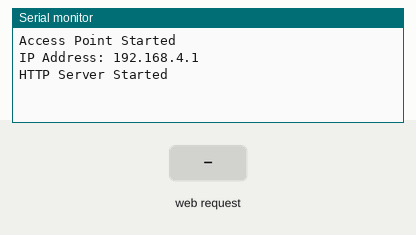
A sketch run on a simulated ESP32. Shown: the last lines printed to the serial monitor. Inputs (shaded band) come from the test bench.

Above: at 1.2 s.
1.3 s: HTTP request GET /control?cmd=1 received
At 1.8 s:
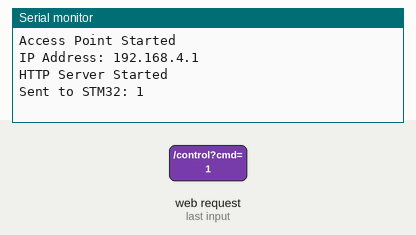
2.8 s: HTTP request GET /control?cmd=0 received
At 4.1 s:
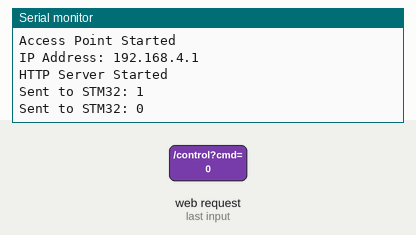

Measured:
- after the input at 1.3 s, the serial monitor: prints a new line at once (image 1)
- after the input at 2.8 s, the serial monitor: prints a new line at once (image 2)

The sketch:

Humi.ino
```cpp
#include <WiFi.h>
#include <WebServer.h>
#include "control_page.h" // ไฟล์ที่เก็บหน้า index_html

const char* ssid = "Humi_Robot";
const char* password = "12345678";

WebServer server(80);

void setup() {
  Serial.begin(115200);

  // สื่อสารกับ STM32: ขา 16(RX), 17(TX) ความเร็ว 115200
  Serial2.begin(115200, SERIAL_8N1, 16, 17);

  // ตั้งค่า Access Point
  WiFi.softAP(ssid, password);
  Serial.println("Access Point Started");
  Serial.print("IP Address: ");
  Serial.println(WiFi.softAPIP());

  // หน้าหลัก
  server.on("/", []() {
    // ตรวจสอบว่าใน control_page.h ใช้ชื่อตัวแปรว่า index_html หรือ MAIN_page
    // ถ้าใช้ตามโค้ด UI ที่ผมส่งให้ก่อนหน้า ให้เปลี่ยนเป็น index_html ครับ
    server.send(200, "text/html", index_html);
  });

  // --- ส่วนรับคำสั่งควบคุมแบบรวมศูนย์ (ตามที่ UI ส่งมา) ---
  server.on("/control", []() {
    if (server.hasArg("cmd")) {
      String cmd = server.arg("cmd");

      // ส่งคำสั่งออกไปหา STM32
      Serial2.print(cmd);

      // Debug ดูใน Serial Monitor ของ ESP32
      Serial.print("Sent to STM32: ");
      Serial.println(cmd);
    }
    server.send(200, "text/plain", "OK");
  });

  server.begin();
  Serial.println("HTTP Server Started");
}

void loop() {
  server.handleClient();
}
```

control_page.h
```cpp
const char index_html[] PROGMEM = R"rawliteral(
<!DOCTYPE html>
<html>
<head>
    <meta charset="UTF-8">
    <meta name="viewport" content="width=device-width, initial-scale=1.0, maximum-scale=1.0, user-scalable=no">
    <style>
        :root {
            --bg: #0d1117;
            --card: #161b22;
            --text: #c9d1d9;
            --accent: #58a6ff;
            --auto-color: #a371f7;
            --joy-bg: #21262d;
            --status-ok: #3fb950;
        }

        * {
            -webkit-tap-highlight-color: transparent;
            -webkit-touch-callout: none;
            -webkit-user-select: none;
            -web-kit-user-select: none;
            user-select: none;
            box-sizing: border-box;
        }

        body {
            font-family: -apple-system, BlinkMacSystemFont, 'Segoe UI', Roboto, sans-serif;
            background-color: var(--bg);
            color: var(--text);
            margin: 0;
            display: flex;
            flex-direction: column;
            align-items: center;
            height: 100vh;
            overflow: hidden;
        }

        header {
            width: 100%;
            padding: 15px 0;
            background-color: var(--card);
            border-bottom: 1px solid #30363d;
            text-align: center;
        }

        .logo{ margin:0; font-size:22px; letter-spacing:1px; font-weight:700; }
        .logo span{ color: var(--accent); text-shadow:0 0 8px rgba(88,166,255,0.8); }
        .status-bar { font-size: 11px; color: #8b949e; margin-top: 4px; }
        .mode-container { margin: 15px 0; display: flex; gap: 10px; }

        .mode-btn {
            width: 130px; height: 42px;
            font-size: 13px; font-weight: bold;
            border-radius: 20px; border: 2px solid transparent;
            background-color: var(--joy-bg); color: #8b949e;
            transition: 0.3s; cursor: pointer;
        }

        .mode-btn.active.manual { border-color: var(--accent); color: var(--accent); background: rgba(88,166,255,0.1); }
        .mode-btn.active.auto { border-color: var(--auto-color); color: var(--auto-color); background: rgba(163,113,247,0.1); }

        .joystick-container { flex-grow: 1; display: flex; align-items: center; justify-content: center; width: 100%; }

        .d-pad {
            display: grid;
            grid-template-columns: repeat(3, 80px);
            grid-template-rows: repeat(3, 80px);
            gap: 15px;
            background: radial-gradient(circle,#21262d,#0d1117);
            padding: 22px; border-radius: 50%;
            border: 1px solid #30363d;
            box-shadow: inset 0 0 20px rgba(0,0,0,0.8), 0 0 25px rgba(0,0,0,0.5);
        }

        .joy-btn {
            background:linear-gradient(145deg,#1f2933,#11161b);
            border: 1px solid #30363d; border-radius: 20px;
            color: #c9d1d9; font-size: 30px;
            display: flex; align-items: center; justify-content: center;
            transition: 0.1s; cursor: pointer;
        }

        .joy-btn:active, .joy-btn.pressing {
            background: var(--accent); color: white;
            transform: scale(0.92); box-shadow: 0 0 15px var(--accent);
        }

        .joy-btn.fwd { grid-column: 2; grid-row: 1; }
        .joy-btn.lft { grid-column: 1; grid-row: 2; }
        .joy-btn.stop-center { grid-column: 2; grid-row: 2; font-size: 12px; font-weight: bold; background: #0d1117; border-radius: 50%; border: 2px solid #30363d; }
        .joy-btn.rgt { grid-column: 3; grid-row: 2; }
        .joy-btn.bwd { grid-column: 2; grid-row: 3; }

        .slider-card { width: 90%; max-width: 400px; background-color: var(--card); border-radius: 24px; padding: 20px; margin-bottom: 30px; border: 1px solid #30363d; }
        .slider-header { display: flex; justify-content: space-between; margin-bottom: 12px; font-size: 14px; }
        .slider-value { color: var(--accent); font-weight: bold; }

        input[type=range] { -webkit-appearance: none; width: 100%; height: 8px; background: #21262d; border-radius: 5px; outline: none; }
        input[type=range]::-webkit-slider-thumb { -webkit-appearance: none; width: 30px; height: 30px; background: var(--accent); border-radius: 50%; border: 4px solid var(--card); box-shadow: 0 0 12px var(--accent); }

        .hidden { display: none !important; }
        #autoPanel { flex-grow: 1; display: flex; flex-direction: column; align-items: center; justify-content: center; }
        .pulse-icon { font-size: 70px; color: var(--auto-color); animation: pulse 2s infinite; }

        @keyframes pulse {
            0% { opacity: 0.5; transform: scale(0.9); }
            50% { opacity: 1; transform: scale(1.1); }
            100% { opacity: 0.5; transform: scale(0.9); }
        }
    </style>
</head>
<body oncontextmenu="return false;">

<header>
    <h1 class="logo">Humi <span>Robot</span></h1>
    <div class="status-bar">
        SYSTEM: <span id="conn" style="color: var(--status-ok);">READY</span> |
        MODE: <span id="curModeDisplay">MANUAL</span>
    </div>
</header>

<div class="mode-container">
    <button id="btnManual" class="mode-btn manual active" onclick="setMode('manual')">MANUAL</button>
    <button id="btnAuto" class="mode-btn auto" onclick="setMode('auto')">AUTO (LINE)</button>
</div>

<div id="manualPanel" class="joystick-container">
    <div class="d-pad">
        <button class="joy-btn fwd" ontouchstart="startMove('F', this)" ontouchend="stopMove(this)" onmousedown="startMove('F', this)" onmouseup="stopMove(this)">▲</button>
        <button class="joy-btn lft" ontouchstart="startMove('L', this)" ontouchend="stopMove(this)" onmousedown="startMove('L', this)" onmouseup="stopMove(this)">◀</button>
        <div class="joy-btn stop-center" onclick="fetch('/control?cmd=S')">STOP</div>
        <button class="joy-btn rgt" ontouchstart="startMove('R', this)" ontouchend="stopMove(this)" onmousedown="startMove('R', this)" onmouseup="stopMove(this)">▶</button>
        <button class="joy-btn bwd" ontouchstart="startMove('B', this)" ontouchend="stopMove(this)" onmousedown="startMove('B', this)" onmouseup="stopMove(this)">▼</button>
    </div>
</div>

<div id="autoPanel" class="hidden">
    <div class="pulse-icon">⊙</div>
    <h3 style="color: var(--auto-color); margin-top: 15px;">LINE FOLLOWER ACTIVE</h3>
    <p style="font-size: 13px; color: #8b949e;">Processing IR Sensor Data...</p>
</div>

<div class="slider-card">
    <div class="slider-header">
        <span>Engine Power (PWM)</span>
        <span class="slider-value" id="speedVal">50</span>
    </div>
    <input type="range" min="0" max="100" value="50"
        onchange="updateSpeed(this.value)"
        oninput="document.getElementById('speedVal').innerText=this.value">
</div>

<script>
let currentMode = 'manual';

function setMode(mode) {
    currentMode = mode;
    document.getElementById('btnManual').classList.toggle('active', mode === 'manual');
    document.getElementById('btnAuto').classList.toggle('active', mode === 'auto');
    document.getElementById('manualPanel').classList.toggle('hidden', mode === 'auto');
    document.getElementById('autoPanel').classList.toggle('hidden', mode === 'manual');
    document.getElementById('curModeDisplay').innerText = mode.toUpperCase();

    let cmd = (mode === 'manual') ? 'M' : 'A';
    fetch('/control?cmd=' + cmd);
}

function startMove(cmd, btn) {
    if (currentMode !== 'manual') return;
    btn.classList.add('pressing');
    fetch(`/control?cmd=${cmd}`);
}

function stopMove(btn) {
    if (currentMode !== 'manual') return;
    btn.classList.remove('pressing');
    fetch('/control?cmd=S');
}

function updateSpeed(v) {
    // แก้ไขให้ส่งไปที่ /control พร้อมค่า V เพื่อให้ STM32 รับทราบ
    fetch(`/control?cmd=V${v}`);
}

// ป้องกันการ Scroll หน้าจอขณะเล่น
document.body.addEventListener('touchmove', function(e) {
    if(e.target.type !== 'range') e.preventDefault();
}, {passive: false});
</script>

</body>
</html>
)rawliteral";
```
